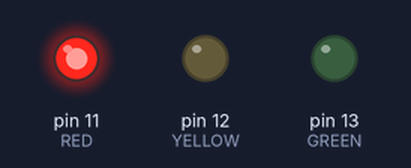
The sketch below on a simulated Arduino Uno, built with avr-gcc and run on an emulated ATmega328P. On the bench: output pins drawn as LEDs (lit = HIGH).

Above: at 1.0 s.
At 3.0 s:
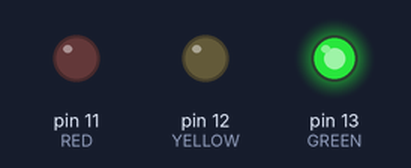
At 5.0 s:
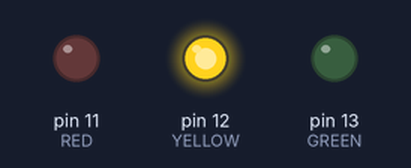
Timing chart, 0 to 7.8 s (numbered marks = the images above):
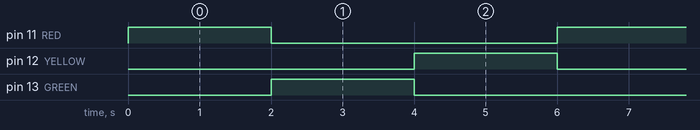

The sketch:

protype_1.ino
```cpp
// Traffic light: red, green, yellow, over and over.
const int RED = 11, YELLOW = 12, GREEN = 13;

void light(int pin, int ms) {
  digitalWrite(pin, HIGH);
  delay(ms);
  digitalWrite(pin, LOW);
}

void setup() {
  pinMode(RED, OUTPUT);
  pinMode(YELLOW, OUTPUT);
  pinMode(GREEN, OUTPUT);
}

void loop() {
  light(RED, 2000);
  light(GREEN, 2000);
  light(YELLOW, 2000);
}
```

Measured:
- by itself, pin 11 (RED), pin 12 (YELLOW), pin 13 (GREEN): alternates HIGH for 2.0 s and LOW for 4.0 s
- by itself, everything shown: repeats every 6.0 s, in 4 steps
